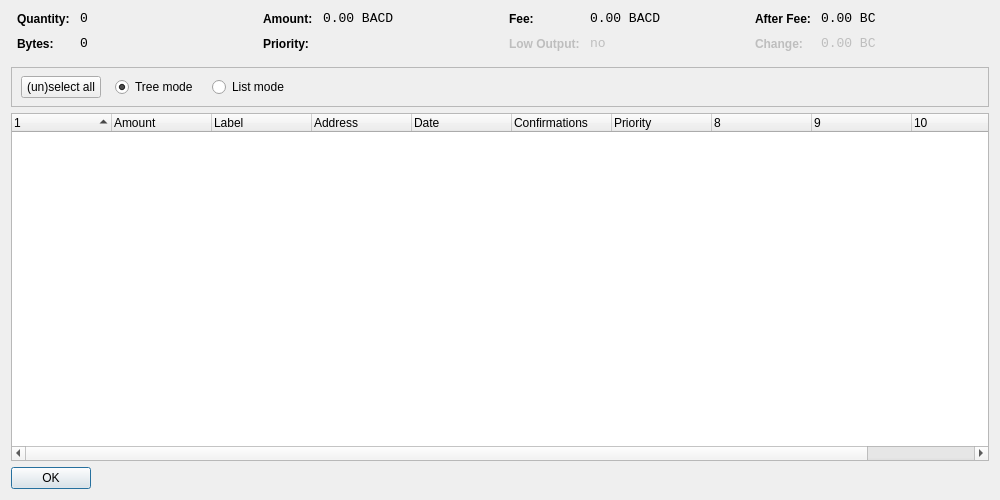
<?xml version="1.0" encoding="UTF-8"?>
<ui version="4.0">
 <class>CoinControlDialog</class>
 <widget class="QDialog" name="CoinControlDialog">
  <property name="geometry">
   <rect>
    <x>0</x>
    <y>0</y>
    <width>1000</width>
    <height>500</height>
   </rect>
  </property>
  <property name="windowTitle">
   <string>Coin Control</string>
  </property>
  <layout class="QVBoxLayout" name="verticalLayout">
   <item>
    <layout class="QHBoxLayout" name="horizontalLayoutTop" stretch="0,0,0,0">
     <property name="topMargin">
      <number>0</number>
     </property>
     <property name="bottomMargin">
      <number>10</number>
     </property>
     <item>
      <layout class="QFormLayout" name="formLayoutCoinControl1">
       <property name="horizontalSpacing">
        <number>10</number>
       </property>
       <property name="verticalSpacing">
        <number>10</number>
       </property>
       <property name="leftMargin">
        <number>6</number>
       </property>
       <property name="rightMargin">
        <number>6</number>
       </property>
       <item row="0" column="0">
        <widget class="QLabel" name="labelCoinControlQuantityText">
         <property name="styleSheet">
          <string notr="true">font-weight:bold;</string>
         </property>
         <property name="text">
          <string>Quantity:</string>
         </property>
        </widget>
       </item>
       <item row="0" column="1">
        <widget class="QLabel" name="labelCoinControlQuantity">
         <property name="font">
          <font>
           <family>Monospace</family>
           <pointsize>10</pointsize>
          </font>
         </property>
         <property name="cursor">
          <cursorShape>IBeamCursor</cursorShape>
         </property>
         <property name="contextMenuPolicy">
          <enum>Qt::ActionsContextMenu</enum>
         </property>
         <property name="text">
          <string notr="true">0</string>
         </property>
         <property name="textInteractionFlags">
          <set>Qt::LinksAccessibleByMouse|Qt::TextSelectableByKeyboard|Qt::TextSelectableByMouse</set>
         </property>
        </widget>
       </item>
       <item row="1" column="0">
        <widget class="QLabel" name="labelCoinControlBytesText">
         <property name="styleSheet">
          <string notr="true">font-weight:bold;</string>
         </property>
         <property name="text">
          <string>Bytes:</string>
         </property>
        </widget>
       </item>
       <item row="1" column="1">
        <widget class="QLabel" name="labelCoinControlBytes">
         <property name="font">
          <font>
           <family>Monospace</family>
           <pointsize>10</pointsize>
          </font>
         </property>
         <property name="cursor">
          <cursorShape>IBeamCursor</cursorShape>
         </property>
         <property name="contextMenuPolicy">
          <enum>Qt::ActionsContextMenu</enum>
         </property>
         <property name="text">
          <string notr="true">0</string>
         </property>
         <property name="textInteractionFlags">
          <set>Qt::LinksAccessibleByMouse|Qt::TextSelectableByKeyboard|Qt::TextSelectableByMouse</set>
         </property>
        </widget>
       </item>
      </layout>
     </item>
     <item>
      <layout class="QFormLayout" name="formLayoutCoinControl2">
       <property name="horizontalSpacing">
        <number>10</number>
       </property>
       <property name="verticalSpacing">
        <number>10</number>
       </property>
       <property name="leftMargin">
        <number>6</number>
       </property>
       <property name="rightMargin">
        <number>6</number>
       </property>
       <item row="0" column="0">
        <widget class="QLabel" name="labelCoinControlAmountText">
         <property name="styleSheet">
          <string notr="true">font-weight:bold;</string>
         </property>
         <property name="text">
          <string>Amount:</string>
         </property>
        </widget>
       </item>
       <item row="0" column="1">
        <widget class="QLabel" name="labelCoinControlAmount">
         <property name="font">
          <font>
           <family>Monospace</family>
           <pointsize>10</pointsize>
          </font>
         </property>
         <property name="cursor">
          <cursorShape>IBeamCursor</cursorShape>
         </property>
         <property name="contextMenuPolicy">
          <enum>Qt::ActionsContextMenu</enum>
         </property>
         <property name="text">
          <string notr="true">0.00 BACD</string>
         </property>
         <property name="textInteractionFlags">
          <set>Qt::LinksAccessibleByMouse|Qt::TextSelectableByKeyboard|Qt::TextSelectableByMouse</set>
         </property>
        </widget>
       </item>
       <item row="1" column="0">
        <widget class="QLabel" name="labelCoinControlPriorityText">
         <property name="styleSheet">
          <string notr="true">font-weight:bold;</string>
         </property>
         <property name="text">
          <string>Priority:</string>
         </property>
        </widget>
       </item>
       <item row="1" column="1">
        <widget class="QLabel" name="labelCoinControlPriority">
         <property name="font">
          <font>
           <family>Monospace</family>
           <pointsize>10</pointsize>
          </font>
         </property>
         <property name="cursor">
          <cursorShape>IBeamCursor</cursorShape>
         </property>
         <property name="contextMenuPolicy">
          <enum>Qt::ActionsContextMenu</enum>
         </property>
         <property name="text">
          <string/>
         </property>
         <property name="textInteractionFlags">
          <set>Qt::LinksAccessibleByMouse|Qt::TextSelectableByKeyboard|Qt::TextSelectableByMouse</set>
         </property>
        </widget>
       </item>
      </layout>
     </item>
     <item>
      <layout class="QFormLayout" name="formLayoutCoinControl3">
       <property name="horizontalSpacing">
        <number>10</number>
       </property>
       <property name="verticalSpacing">
        <number>10</number>
       </property>
       <property name="leftMargin">
        <number>6</number>
       </property>
       <property name="rightMargin">
        <number>6</number>
       </property>
       <item row="0" column="0">
        <widget class="QLabel" name="labelCoinControlFeeText">
         <property name="styleSheet">
          <string notr="true">font-weight:bold;</string>
         </property>
         <property name="text">
          <string>Fee:</string>
         </property>
        </widget>
       </item>
       <item row="0" column="1">
        <widget class="QLabel" name="labelCoinControlFee">
         <property name="font">
          <font>
           <family>Monospace</family>
           <pointsize>10</pointsize>
          </font>
         </property>
         <property name="cursor">
          <cursorShape>IBeamCursor</cursorShape>
         </property>
         <property name="contextMenuPolicy">
          <enum>Qt::ActionsContextMenu</enum>
         </property>
         <property name="text">
          <string notr="true">0.00 BACD</string>
         </property>
         <property name="textInteractionFlags">
          <set>Qt::LinksAccessibleByMouse|Qt::TextSelectableByKeyboard|Qt::TextSelectableByMouse</set>
         </property>
        </widget>
       </item>
       <item row="1" column="0">
        <widget class="QLabel" name="labelCoinControlLowOutputText">
         <property name="enabled">
          <bool>false</bool>
         </property>
         <property name="styleSheet">
          <string notr="true">font-weight:bold;</string>
         </property>
         <property name="text">
          <string>Low Output:</string>
         </property>
        </widget>
       </item>
       <item row="1" column="1">
        <widget class="QLabel" name="labelCoinControlLowOutput">
         <property name="enabled">
          <bool>false</bool>
         </property>
         <property name="font">
          <font>
           <family>Monospace</family>
           <pointsize>10</pointsize>
          </font>
         </property>
         <property name="cursor">
          <cursorShape>IBeamCursor</cursorShape>
         </property>
         <property name="contextMenuPolicy">
          <enum>Qt::ActionsContextMenu</enum>
         </property>
         <property name="text">
          <string notr="true">no</string>
         </property>
         <property name="textInteractionFlags">
          <set>Qt::LinksAccessibleByMouse|Qt::TextSelectableByKeyboard|Qt::TextSelectableByMouse</set>
         </property>
        </widget>
       </item>
      </layout>
     </item>
     <item>
      <layout class="QFormLayout" name="formLayoutCoinControl4">
       <property name="horizontalSpacing">
        <number>10</number>
       </property>
       <property name="verticalSpacing">
        <number>10</number>
       </property>
       <property name="leftMargin">
        <number>6</number>
       </property>
       <property name="rightMargin">
        <number>6</number>
       </property>
       <item row="0" column="0">
        <widget class="QLabel" name="labelCoinControlAfterFeeText">
         <property name="styleSheet">
          <string notr="true">font-weight:bold;</string>
         </property>
         <property name="text">
          <string>After Fee:</string>
         </property>
        </widget>
       </item>
       <item row="0" column="1">
        <widget class="QLabel" name="labelCoinControlAfterFee">
         <property name="font">
          <font>
           <family>Monospace</family>
           <pointsize>10</pointsize>
          </font>
         </property>
         <property name="cursor">
          <cursorShape>IBeamCursor</cursorShape>
         </property>
         <property name="contextMenuPolicy">
          <enum>Qt::ActionsContextMenu</enum>
         </property>
         <property name="text">
          <string notr="true">0.00 BC</string>
         </property>
         <property name="textInteractionFlags">
          <set>Qt::LinksAccessibleByMouse|Qt::TextSelectableByKeyboard|Qt::TextSelectableByMouse</set>
         </property>
        </widget>
       </item>
       <item row="1" column="0">
        <widget class="QLabel" name="labelCoinControlChangeText">
         <property name="enabled">
          <bool>false</bool>
         </property>
         <property name="styleSheet">
          <string notr="true">font-weight:bold;</string>
         </property>
         <property name="text">
          <string>Change:</string>
         </property>
        </widget>
       </item>
       <item row="1" column="1">
        <widget class="QLabel" name="labelCoinControlChange">
         <property name="enabled">
          <bool>false</bool>
         </property>
         <property name="font">
          <font>
           <family>Monospace</family>
           <pointsize>10</pointsize>
          </font>
         </property>
         <property name="cursor">
          <cursorShape>IBeamCursor</cursorShape>
         </property>
         <property name="contextMenuPolicy">
          <enum>Qt::ActionsContextMenu</enum>
         </property>
         <property name="text">
          <string notr="true">0.00 BC</string>
         </property>
         <property name="textInteractionFlags">
          <set>Qt::LinksAccessibleByMouse|Qt::TextSelectableByKeyboard|Qt::TextSelectableByMouse</set>
         </property>
        </widget>
       </item>
      </layout>
     </item>
    </layout>
   </item>
   <item>
    <widget class="QFrame" name="frame">
     <property name="minimumSize">
      <size>
       <width>0</width>
       <height>40</height>
      </size>
     </property>
     <property name="frameShape">
      <enum>QFrame::StyledPanel</enum>
     </property>
     <property name="frameShadow">
      <enum>QFrame::Sunken</enum>
     </property>
     <widget class="QWidget" name="horizontalLayoutWidget">
      <property name="geometry">
       <rect>
        <x>10</x>
        <y>0</y>
        <width>781</width>
        <height>41</height>
       </rect>
      </property>
      <layout class="QHBoxLayout" name="horizontalLayoutPanel" stretch="0,0,0,0">
       <property name="spacing">
        <number>14</number>
       </property>
       <item>
        <widget class="QPushButton" name="pushButtonSelectAll">
         <property name="sizePolicy">
          <sizepolicy hsizetype="Maximum" vsizetype="Fixed">
           <horstretch>0</horstretch>
           <verstretch>0</verstretch>
          </sizepolicy>
         </property>
         <property name="text">
          <string>(un)select all</string>
         </property>
        </widget>
       </item>
       <item>
        <widget class="QRadioButton" name="radioTreeMode">
         <property name="sizePolicy">
          <sizepolicy hsizetype="Maximum" vsizetype="Fixed">
           <horstretch>0</horstretch>
           <verstretch>0</verstretch>
          </sizepolicy>
         </property>
         <property name="text">
          <string>Tree mode</string>
         </property>
         <property name="checked">
          <bool>true</bool>
         </property>
        </widget>
       </item>
       <item>
        <widget class="QRadioButton" name="radioListMode">
         <property name="sizePolicy">
          <sizepolicy hsizetype="Maximum" vsizetype="Fixed">
           <horstretch>0</horstretch>
           <verstretch>0</verstretch>
          </sizepolicy>
         </property>
         <property name="text">
          <string>List mode</string>
         </property>
        </widget>
       </item>
       <item>
        <spacer name="horizontalSpacer">
         <property name="orientation">
          <enum>Qt::Horizontal</enum>
         </property>
         <property name="sizeHint" stdset="0">
          <size>
           <width>40</width>
           <height>20</height>
          </size>
         </property>
        </spacer>
       </item>
      </layout>
     </widget>
    </widget>
   </item>
   <item>
    <widget class="CoinControlTreeWidget" name="treeWidget">
     <property name="contextMenuPolicy">
      <enum>Qt::CustomContextMenu</enum>
     </property>
     <property name="sortingEnabled">
      <bool>false</bool>
     </property>
     <property name="columnCount">
      <number>11</number>
     </property>
     <attribute name="headerShowSortIndicator" stdset="0">
      <bool>true</bool>
     </attribute>
     <attribute name="headerStretchLastSection">
      <bool>false</bool>
     </attribute>
     <column>
      <property name="text">
       <string/>
      </property>
     </column>
     <column>
      <property name="text">
       <string>Amount</string>
      </property>
     </column>
     <column>
      <property name="text">
       <string>Label</string>
      </property>
     </column>
     <column>
      <property name="text">
       <string>Address</string>
      </property>
     </column>
     <column>
      <property name="text">
       <string>Date</string>
      </property>
     </column>
     <column>
      <property name="text">
       <string>Confirmations</string>
      </property>
      <property name="toolTip">
       <string>Confirmed</string>
      </property>
     </column>
     <column>
      <property name="text">
       <string>Priority</string>
      </property>
     </column>
     <column>
      <property name="text">
       <string/>
      </property>
     </column>
     <column>
      <property name="text">
       <string/>
      </property>
     </column>
     <column>
      <property name="text">
       <string/>
      </property>
     </column>
     <column>
      <property name="text">
       <string/>
      </property>
     </column>
    </widget>
   </item>
   <item>
    <widget class="QDialogButtonBox" name="buttonBox">
     <property name="sizePolicy">
      <sizepolicy hsizetype="Maximum" vsizetype="Fixed">
       <horstretch>0</horstretch>
       <verstretch>0</verstretch>
      </sizepolicy>
     </property>
     <property name="orientation">
      <enum>Qt::Horizontal</enum>
     </property>
     <property name="standardButtons">
      <set>QDialogButtonBox::Ok</set>
     </property>
    </widget>
   </item>
  </layout>
 </widget>
 <customwidgets>
  <customwidget>
   <class>CoinControlTreeWidget</class>
   <extends>QTreeWidget</extends>
   <header>coincontroltreewidget.h</header>
  </customwidget>
 </customwidgets>
 <resources/>
 <connections/>
</ui>
